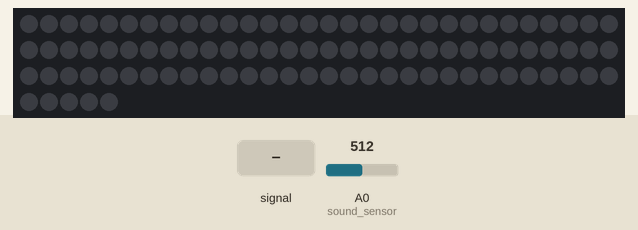
Simulated run of this sketch. Board: Arduino Uno, built with avr-gcc and run on an emulated ATmega328P. Shown: 95 RGB LEDs in strip order, left to right, continuing on the next row. The test bench sets the inputs (shaded band); at power-on: A0 (sound_sensor) = 512. Dim RGB values are drawn brighter than linear.

Above: at 4.2 s.
4.3 s: A0 (sound_sensor) fed a 200 Hz sine of ±81 counts around its level
At 4.46 s:
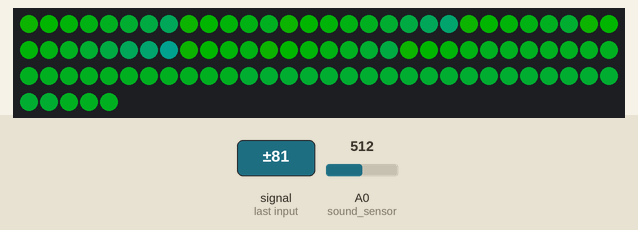
6.7 s: A0 (sound_sensor) set to 716
At 7.19 s:
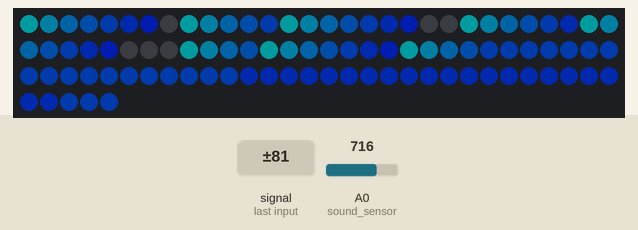
8.9 s: A0 (sound_sensor) fed a 1000 Hz sine of ±255 counts around its level
At 9.06 s:
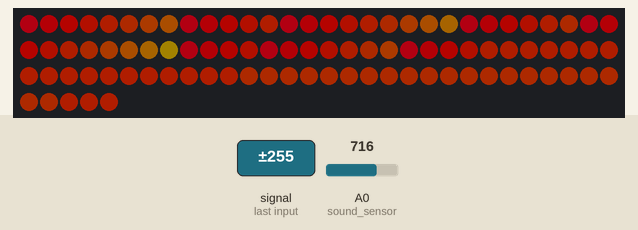
11.9 s: A0 (sound_sensor) fed a 2 Hz sine of ±306 counts around its level
At 13.02 s:
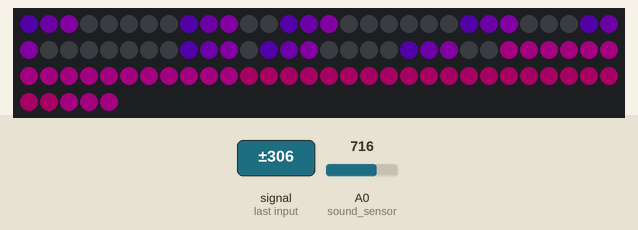
14.3 s: A0 (sound_sensor) fed a 50 Hz sine of ±306 counts around its level
At 14.85 s:
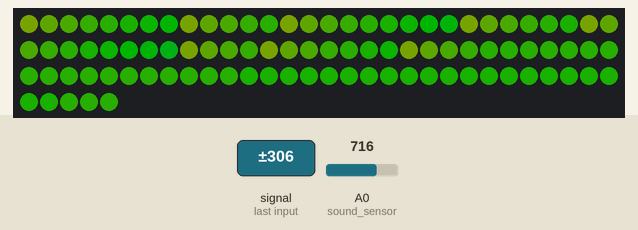
17.3 s: A0 (sound_sensor) set to 900
At 17.9 s:
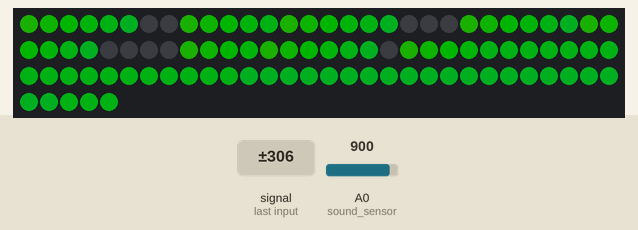
Timing chart, 0 to 20.3 s (numbered marks = the images above; inputs shaded):
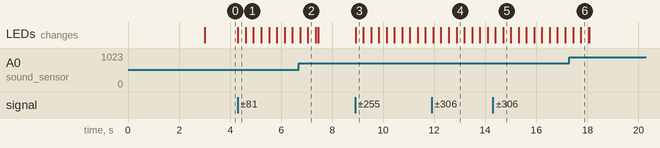

The sketch:

MusicVisualizerV2.ino
```cpp
#include <FastLED.h>

//----------LED LIGHTING SETUP-----------------
#define LED_PIN 7
#define NUM_LEDS 95
#define BRIGHTNESS 64
#define LED_TYPE WS2811
#define COLOR_ORDER GRB
#define LED_UPDATES_PER_SECOND 100
#define MAX_LED_ARM 7
CRGB leds[NUM_LEDS];

int sound_sensor = A0;     // assign to pin A2
int k = 255;               // COLOR WHEEL POSITION
unsigned long decay = 55; // HOW MANY MS BEFORE ONE LIGHT DECAY

//------------MICROPHONE SETUP-----------------
const int sampleWindow = 5;
unsigned int sample;
float soundValue;
unsigned long silenceValue = 4; //Consider 0 - 3 to be silence.
float maxSoundValue = 36;

//--------- LED RUNTIME------------------------
unsigned long lastLEDUpdate;
unsigned long lastReactUpdate;
unsigned int currentLevel = 0;     // current reaction. (no. LED lit)
unsigned int thresholdLevel = 1;    //Min level of LEDs to turn on

//Level can move past number of LEDs for delay effect when sound is high.
unsigned int max_level = 13;

//---------RAINBOW WAVE SETTINGS----------------
int wheel_speed = 1;

//------------LED GROUPS------------------------
unsigned int groups[8]= {8, 5, 9,6,10,4,7,5};

void setup()
{
    delay(3000); // power-up safety delay
    FastLED.addLeds<LED_TYPE, LED_PIN, COLOR_ORDER>(leds, NUM_LEDS).setCorrection(TypicalLEDStrip);
    FastLED.setBrightness(BRIGHTNESS);

    //Clear LEDs.
    for (int i = 0; i < NUM_LEDS; i++)
        leds[i] = CRGB(0, 0, 0);
    FastLED.show();

    //Begin serial
    Serial.begin(9600);
}

//Update LED by groups.
void UpdateGroups()
{
    int ledIndex = 0;

    for (int group : groups)
    {
        UpdateLEDGroup(ledIndex, group);
        ledIndex += group;
    }


    CRGB newColor = Scroll((ledIndex * 256 / 50 + k) % 256);
    int innerCicle = 17;


    if(currentLevel >= thresholdLevel){
        Fill(ledIndex, innerCicle, newColor);
        Fill(92, 3, newColor);
    }else{
      Fill(ledIndex, innerCicle, CRGB(0, 0, 0));
       Fill(92, 3, CRGB(0, 0, 0));
    }

    newColor = Scroll(((ledIndex+1) * 256 / 50 + k) % 256);
    ledIndex += innerCicle;

    int remaining = NUM_LEDS - ledIndex - 3;

    if(currentLevel >= 2){
        Fill(ledIndex, remaining, newColor);
    }else{
      Fill(ledIndex, remaining, CRGB(0, 0, 0));
    }

}

void Fill(int _startIndex, int _amt, CRGB _color ){
    for(int i = 0; i < _amt; i++){
          leds[_startIndex + i] = _color;
    }
}


void UpdateLEDGroup(int _startIndex, int _amt)
{
    for (int i = _amt - 1; i >= 0; i--)
    {

        if (i < currentLevel)
            leds[_startIndex + i] = Scroll((i * 256 / 50 + k) % 256);
        else
            leds[_startIndex + i] = CRGB(0, 0, 0);
    }
}


void UpdateLEDs()
{
    unsigned long currentTime = millis();

    if ((currentTime - lastLEDUpdate) > (1000 / LED_UPDATES_PER_SECOND))
    {
        UpdateGroups();
        lastLEDUpdate = currentTime;
        FastLED.show();
        k = k - wheel_speed; // SPEED OF COLOR WHEEL
        if (k < 0)           // RESET COLOR WHEEL
            k = 255;
    }
}

void UpdateSoundValue()
{
    unsigned long startMillis = millis();
    unsigned long signalMax = 0;
    unsigned long signalMin = analogRead(sound_sensor);
    unsigned long peakToPeak = 0;

    while (millis() - startMillis < sampleWindow)
    {
        sample = analogRead(sound_sensor);
        signalMin = min(signalMin, sample);
        signalMax = max(signalMax, sample);
    }
    peakToPeak = signalMax - signalMin;
    soundValue -= silenceValue;

    soundValue = constrain(peakToPeak, 0, maxSoundValue);
    //
}

//Update music reaction level.
void UpdateLevel()
{
   unsigned long currentTime = millis();
   if ((currentTime - lastReactUpdate) > decay)
   {
       lastReactUpdate = currentTime;
       if (currentLevel > 0)
           currentLevel--;
   }

   //New level
  unsigned int level = max_level * (float)(soundValue / maxSoundValue);
  //Serial.println((float)(soundValue / maxSoundValue));
  //Only update if the  level is at least 2 LEDs.
  //And if currentLevel has decreased back to 1, OR
  //The new level is significantly higher than current level. (at least 2).
  if (level >= thresholdLevel &&  (currentLevel < 1 || level >= currentLevel + 3))
  {
    currentLevel = level;
  }


}
void loop()
{
    UpdateSoundValue();
    UpdateLevel();
    UpdateLEDs();
}


// FUNCTION TO GENERATE COLOR BASED ON VIRTUAL WHEEL
// https://github.com/NeverPlayLegit/Rainbow-Fader-FastLED/blob/master/rainbow.ino
CRGB Scroll(int pos)
{
    CRGB color(0, 0, 0);
    if (pos < 85)
    {
        color.g = 0;
        color.r = ((float)pos / 85.0f) * 255.0f;
        color.b = 255 - color.r;
    }
    else if (pos < 170)
    {
        color.g = ((float)(pos - 85) / 85.0f) * 255.0f;
        color.r = 255 - color.g;
        color.b = 0;
    }
    else if (pos < 256)
    {
        color.b = ((float)(pos - 170) / 85.0f) * 255.0f;
        color.g = 255 - color.b;
        color.r = 1;
    }
    return color;
}
```

Measured:
- after the input at 4.3 s, the LEDs: change at once (image 1)
- after the input at 6.7 s, the LEDs: first differ from a run without the input after 0.35 s (image 2)
- after the input at 8.9 s, the LEDs: change at once (image 3)
- after the input at 11.9 s, the LEDs: first differ from a run without the input after 0.37 s (image 4 shows a later state)
- after the input at 14.3 s, the LEDs: first change after 0.10 s (image 5 shows a later state)
- after the input at 17.3 s, the LEDs: first differ from a run without the input after 0.45 s (image 6)
